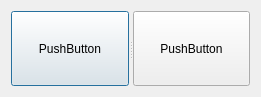
<?xml version="1.0" encoding="UTF-8"?>
<ui version="4.0">
 <class>Dialog</class>
 <widget class="QDialog" name="Dialog">
  <property name="geometry">
   <rect>
    <x>0</x>
    <y>0</y>
    <width>261</width>
    <height>97</height>
   </rect>
  </property>
  <property name="windowTitle">
   <string>Dialog</string>
  </property>
  <layout class="QHBoxLayout" name="horizontalLayout">
   <item>
    <widget class="QSplitter" name="splitter">
     <property name="orientation">
      <enum>Qt::Horizontal</enum>
     </property>
     <widget class="QPushButton" name="pushButton">
      <property name="text">
       <string>PushButton</string>
      </property>
     </widget>
     <widget class="QPushButton" name="pushButton_2">
      <property name="text">
       <string>PushButton</string>
      </property>
     </widget>
    </widget>
   </item>
  </layout>
 </widget>
 <layoutdefault spacing="6" margin="11"/>
 <resources/>
 <connections/>
</ui>
